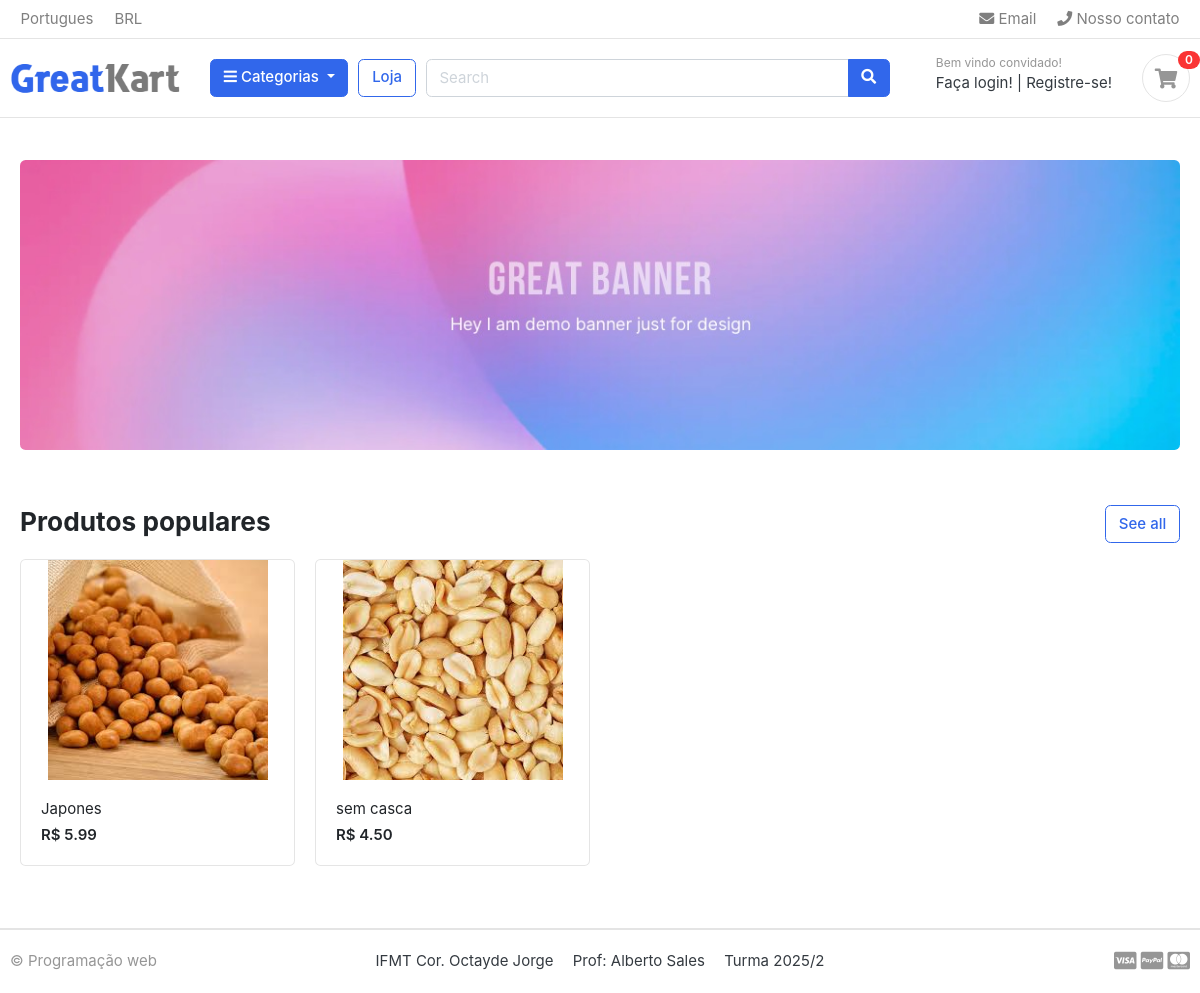
/loja/amendoin/, run on the app's committed database.
### produtos/models.py (models this page shows)
class Produto(models.Model):
    categoria = models.ForeignKey(Categoria, on_delete=models.CASCADE)
    produto_nome = models.CharField(max_length=200, unique= True)
    slug = models.SlugField(max_length=200, unique=True)
    descricao = models.TextField(max_length=300,blank=True)
    preco = models.DecimalField(max_digits=12, decimal_places=2)
    imagem = models.ImageField(upload_to='fotos/produtos',blank=True)
    estoque = models.IntegerField()
    esta_disponivel = models.BooleanField(default=True)
    data_criacao = models.DateTimeField(auto_now=True)
    data_alteracao = models.DateTimeField(auto_now_add=True)
    def get_url(self):
        return reverse('detalhes_do_produto',args=[self.categoria.slug,self.slug])

### loja/views.py (the view)
# urls.py: path('',views.visualizarLoja,name='home'),
def visualizarLoja(request, categoria_slug = None):
    if categoria_slug!=None:
        cat = get_object_or_404(Categoria, slug = categoria_slug)
        produtos = Produto.objects.all().filter(categoria = cat, esta_disponivel = True)
    else :
        produtos = Produto.objects.all().filter(esta_disponivel = True)
    contexto = {
        'produtos' : produtos,
    }
    return render (request,'index.html',contexto)

### categoria/models.py (called while the page is built)
    def get_url(self):
        return reverse('produtos_por_categoria', args=[self.slug])

### categoria/processador_contexto.py (called while the page is built)
def listarCategorias(request):
    display = Categoria.objects.all()
    return dict(cats=display)

### ecom/templates/index.html
{% extends 'base.html' %}{% load static%} {% block content %}
<section class="section-intro padding-y-sm">
  <div class="container">
    <div class="intro-banner-wrap">
      <img
        src="{% static 'images/banners/1.jpg' %}"
        class="img-fluid rounded"
      />
    </div>
  </div>
</section>
<section class="section-name padding-y-sm">
  <div class="container">
    <header class="section-heading">
      <a href="./store.html" class="btn btn-outline-primary float-right"
        >See all</a
      >
      <h3 class="section-title">Produtos populares</h3>
    </header>
    <div class="row">
      {% for produto in produtos %}
      <div class="col-md-3">
        <div class="card card-product-grid">
          <a href="{{produto.get_url}}" class="img-wrap">
            <img src=" {{produto.imagem.url}} " />
          </a>
          <figcaption class="info-wrap">
            <a href="{{produto.get_url}}" class="title">
              {{produto.produto_nome}}
            </a>
            <div class="price mt-1">R$ {{produto.preco}}</div>
          </figcaption>
        </div>
      </div>
      {% endfor %}
    </div>
  </div>
</section>
{% endblock %}

### ecom/static/css/ui.css (style rules this page uses)
html { font-family: "Inter", sans-serif; font-size: 15px; }
.img-wrap { text-align: center; display: block; }
.img-wrap img { max-width: 100%; }
.padding-y-sm { padding-top: 20px; padding-bottom: 20px; }
.section-heading { margin-bottom: 20px; margin-top: 15px; }
.section-title { color: #212529; }
[class*=card-product] a.title { color: #212529; display: block; }
[class*=card-product] .img-wrap { overflow: hidden; position: relative; }
[class*=card-product] .img-wrap img { height: 100%; max-width: 100%; width: auto; display: inline-block; -o-object-fit: cover; object-fit: cover; }
.card-product-grid { margin-bottom: 20px; }
.card-product-grid .img-wrap { border-radius: 0.2rem 0.2rem 0 0; height: 220px; }
.card-product-grid .info-wrap { overflow: hidden; padding: 18px 20px; }
.card .img-wrap { overflow: hidden; }
.price { font-weight: 600; color: #212529; }

### data on the page
Produto: imagem (picture), produto_nome "Japones", preco "5.99"
Produto: imagem (picture), produto_nome "sem casca", preco "4.50"
